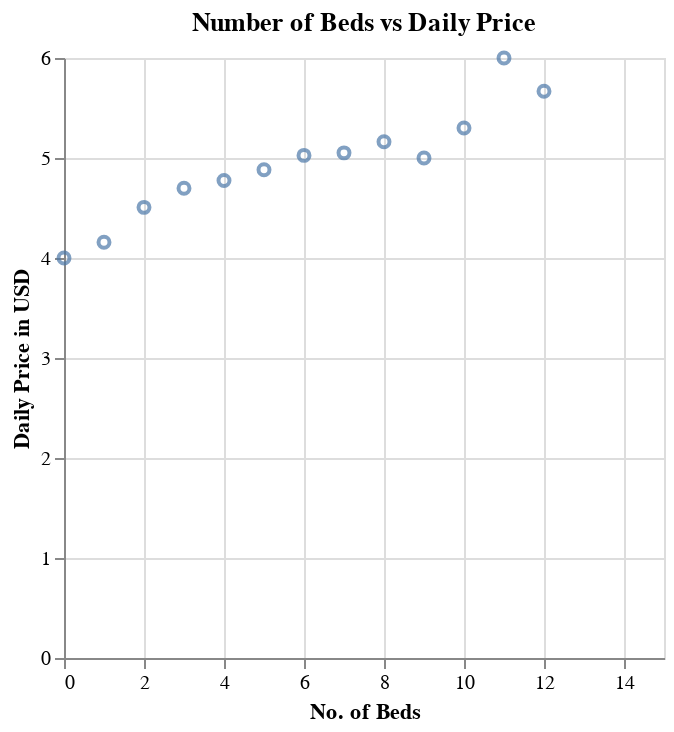

Notebook code cell kept with this figure:
### Code cell
alt.Chart(listings_alt_2).mark_point().encode(x =alt.X("beds", title = "No. of Beds", scale = alt.Scale(domain = [0,15])), y = alt.Y("price", title = "Daily Price in USD")).properties(
    width = 300,
    height = 300,
    title = "Number of Beds vs Daily Price",
)

### Figure 1 — Vega-Lite specification as saved in the notebook (floating-point values rounded to 4 significant figures)
{"config": {"view": {"continuousWidth": 300, "continuousHeight": 300}}, "data": {"name": "data-a9780a255f357287b34c25f71b1af786"}, "mark": {"type": "point"}, "encoding": {"x": {"field": "beds", "scale": {"domain": [0, 15]}, "title": "No. of Beds", "type": "quantitative"}, "y": {"field": "price", "title": "Daily Price in USD", "type": "quantitative"}}, "height": 300, "title": "Number of Beds vs Daily Price", "width": 300, "$schema": "https://vega.github.io/schema/vega-lite/v5.14.1.json", "datasets": {"data-a9780a255f357287b34c25f71b1af786": [{"beds": 0.0, "price": 4.0}, {"beds": 1.0, "price": 4.157}, {"beds": 2.0, "price": 4.506}, {"beds": 3.0, "price": 4.698}, {"beds": 4.0, "price": 4.775}, {"beds": 5.0, "price": 4.883}, {"beds": 6.0, "price": 5.026}, {"beds": 7.0, "price": 5.051}, {"beds": 8.0, "price": 5.162}, {"beds": 9.0, "price": 5.0}, {"beds": 10.0, "price": 5.3}, {"beds": 11.0, "price": 6.0}, {"beds": 12.0, "price": 5.667}]}}
